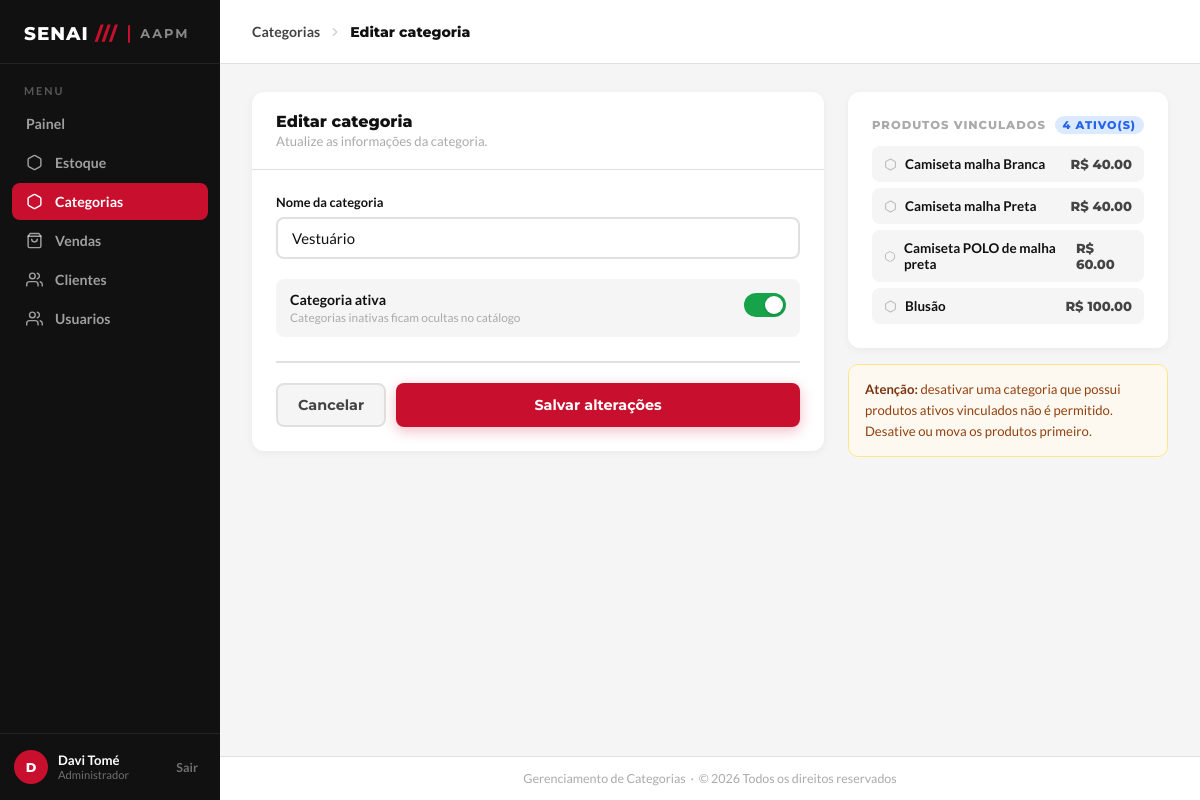
The app's page /categorias/10/editar (signed in), older data.
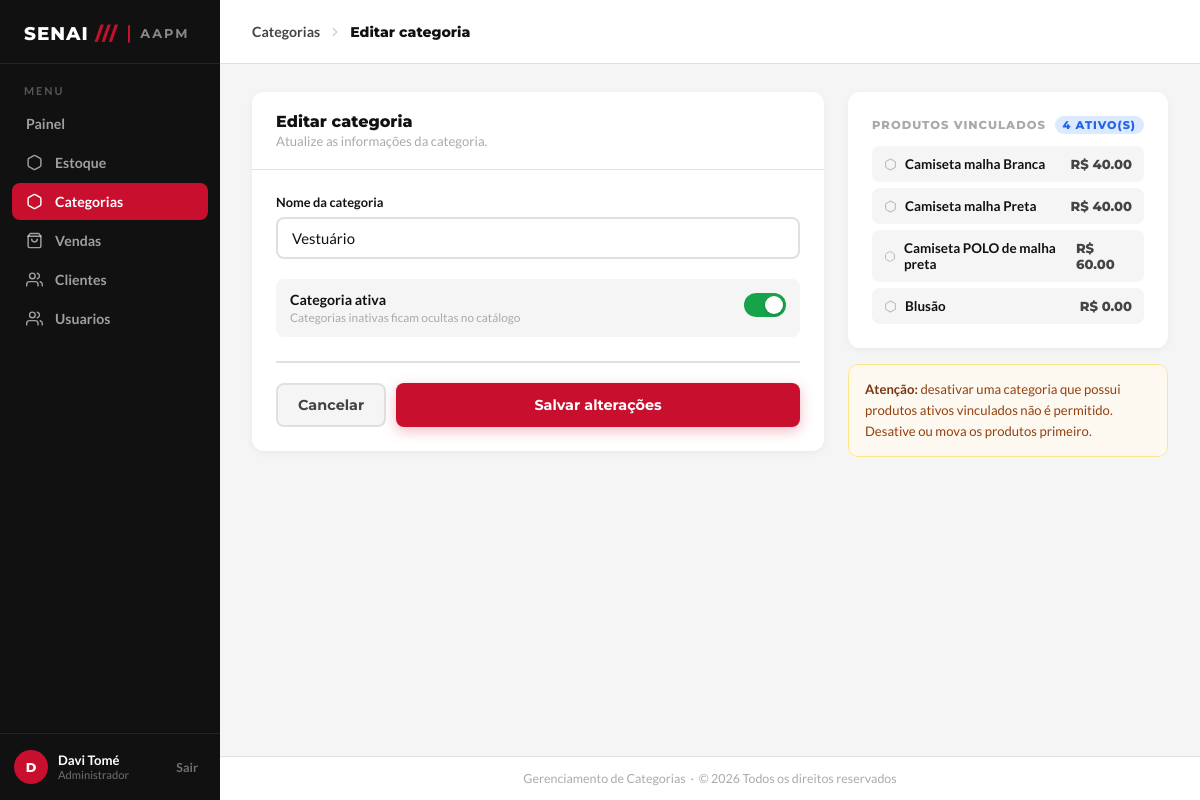
The same page, newer data.
### app/models/produto.py (models this page shows, shortened)
class Produto(Base):
    __tablename__ = "produtos"
    id = Column(Integer, primary_key=True, autoincrement=True, index=True)
    nome = Column(String(100), nullable=False)
    preco = Column(Float, nullable=False, default=0.0)
    estoque_atual = Column(Integer, default=0)
    descricao = Column(String(255), nullable=True)
    ativa = Column(Boolean, default=True)
    imagem_path = Column(String(255), nullable=True)
    categoria_id = Column(Integer, ForeignKey("categorias.id", ondelete="SET NULL"), nullable=False)
    categoria = relationship("Categoria", back_populates="produtos")
    variacoes = relationship("ProdutoVariacao", back_populates="produto", cascade="all, delete-orphan", lazy="select")

### app/controllers/categoria_controller.py (the view)
@router.get("/{categoria_id}/editar")
def form_editar_categoria(
    categoria_id: int,
    request: Request,
    db: Session = Depends(get_db),
    admin = Depends(get_admin)
):
    editando = db.query(Categoria).filter(
        Categoria.id == categoria_id
    ).first()
    if not editando:
        return RedirectResponse(url="/categorias", status_code=302)
    return templates.TemplateResponse(
        request,
        "categorias/form.html",
        {
            "request":  request,
            "usuario":  admin,
            "editando": editando,
        }
    )

### app/templates/categorias/form.html (shortened to what the changed rows need)
<!DOCTYPE html>
<html lang="pt-BR">
<head>
  <link rel="stylesheet" href="/static/css/form-categorias.css"/>
</head>
<body>
  <div class="conteudo-principal">
    <div class="area-conteudo">
      <div class="card">
        <div class="card-cabecalho">
          <h2>{{ "Editar categoria" if editando else "Nova categoria" }}</h2>
        </div>
      </div>
      <aside class="painel-lateral">
        {% if editando and editando.produtos %}
        <div class="card">
          <div class="card-corpo">
            <div class="lista-produtos">
              {% for p in editando.produtos if p.ativa %}
              <a class="item-produto" target="_blank">
                <span class="produto-nome">
                  <svg viewBox="0 0 24 24">
                    <path
                      d="M21 16V8a2 2 0 0 0-1-1.73l-7-4a2 2 0 0 0-2 0l-7 4A2 2 0 0 0 3 8v8a2 2 0 0 0 1 1.73l7 4a2 2 0 0 0 2 0l7-4A2 2 0 0 0 21 16z" />
                  </svg>
                  {{ p.nome }}
                </span>
                <span class="produto-preco">R$ {{ "%.2f"|format(p.preco) }}</span>
              </a>
              {% else %}
              <div class="sem-produtos">Nenhum produto ativo vinculado.</div>
              {% endfor %}
            </div>
          </div>
        </div>
        {% endif %}
      </aside>
    </div>
  </div>
</body>
</html>

Row changes from the older to the newer data that the page shows:
changed Produto "Blusão": preco "100.00" → "0.00"
